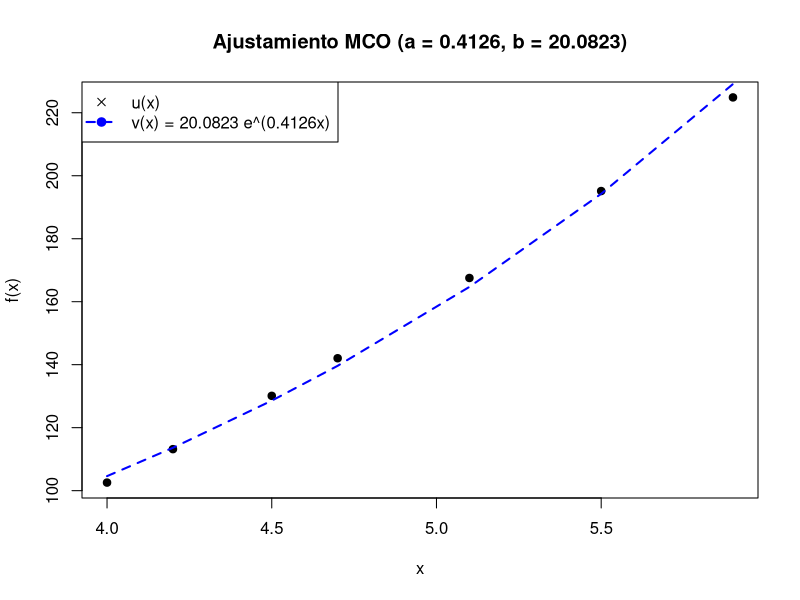

R code for this plot:
mco.exp <- function(x, w){
  vm = c()
  for (i in 1:2){
    for (j in 1:2){
      vm <- append(vm,
                   sum(w * x^(j+i-2)))
    }
  }
  
  m = matrix(vm, nrow = 2)
  
  wus = c()
  for(k in 0:1){
    wui = w * log(u) * x^k
    wus <- append(wus, sum(wui))
  }
  
  R = solve(m) %*% wus
  a <- R[2]
  b <- exp(R[1])
  c(a,b)
}

x = c(4, 4.2, 4.5, 4.7, 5.1, 5.5, 5.9)
n_x = c(75,64,59,36,101,78,89)
w = n_x/mean(n_x)
u = c(102.56, 113.18, 130.11, 142.05, 167.53, 195.14, 224.87)

mco.exp(x,w)

v <- mco.exp(x,w)
a <- v[1]
b <- v[2]
g <- function(x){b * exp(a*x)}
uv = g(x)

plot(x,u, pch = 19,
     main = paste0('Ajustamiento MCO (a = ', round(a,4),', b = ', round(b,4), ')' ),
     xlab = 'x', ylab = 'f(x)')
lines(x, uv, lty = 2, col = 'blue', lwd = 2)
legend(x = 'topleft',
       legend = c("u(x)", paste0('v(x) = ', round(b,4), ' e^(', round(a,4), 'x)')), 
       pch = c(4, 19), lwd = c(-1,2), lty = c(0, 2), col = c('black', 'blue'))
